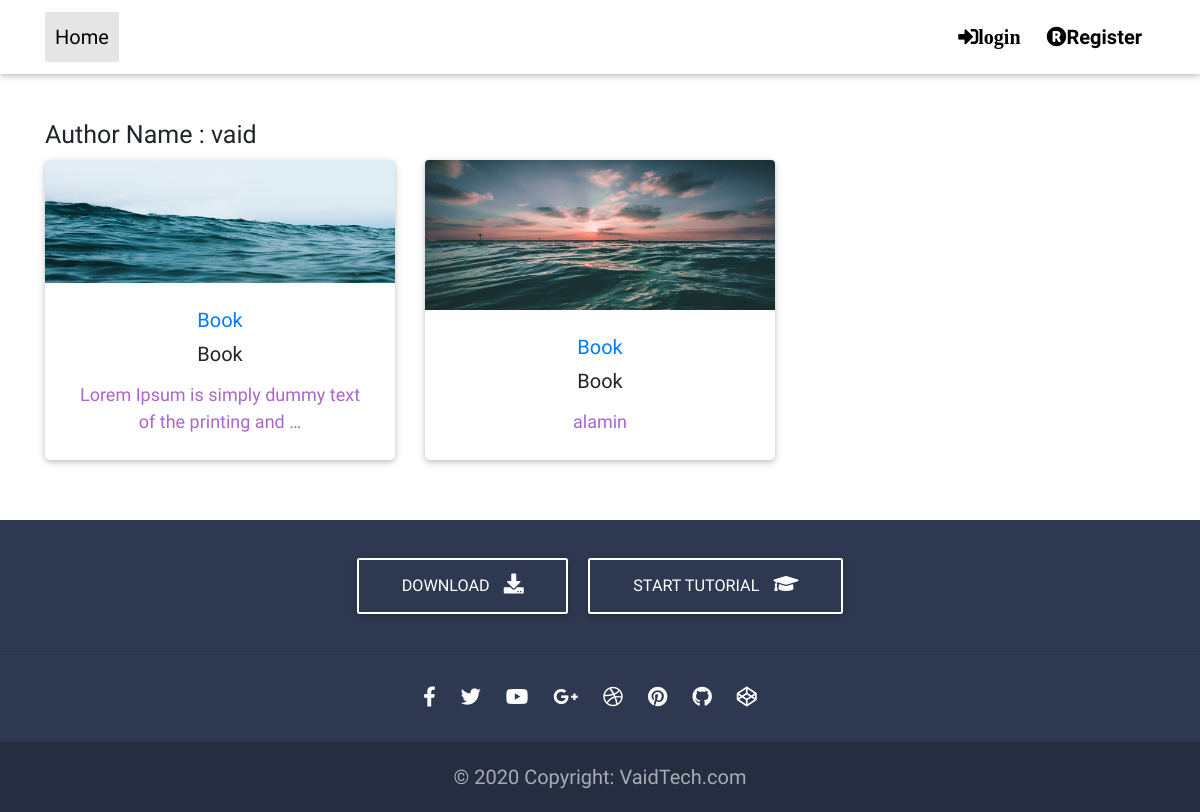
Page /author_post_page/vaid/ on the earlier database version.
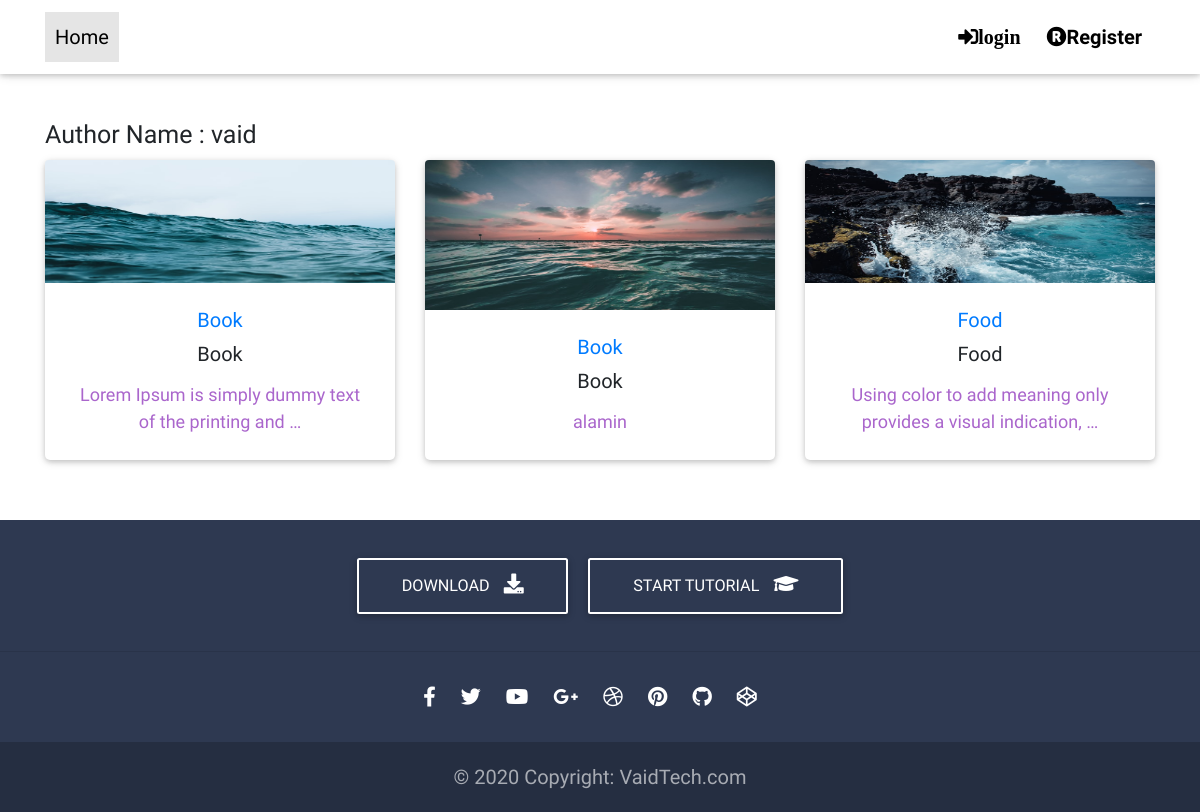
Same page on the later database version.
### Articleapp/models.py (models this page shows, shortened)
class Article(models.Model):
	author_id   = models.ForeignKey(Author, on_delete=models.CASCADE)
	title       = models.CharField(max_length=120)
	image       = models.ImageField()
	description = models.TextField()
	category_name = models.ForeignKey('Category', on_delete=models.CASCADE)

class Category(models.Model):
    category_name= models.CharField(max_length=120)
    def __str__(self):
    	return self.category_name

### Authorapp/views.py (the view)
# urls.py: path('author_post_page/<name>/', views.author_post_view, name="author_post"),
def author_post_view(request, name):
    author_post = get_object_or_404(User, username=name)
    auth = get_object_or_404(Author, name=author_post.id)
    author_article_post = Article.objects.filter(author_id=auth.id)
    context = {
            'auth':auth,
            'author_article_post':author_article_post,
        }
    return render(request, "accounts/author_post_page.html", context)

### templates/accounts/author_post_page.html (shortened to what this page needs)
{% extends 'base.html' %}
{% load static %}
{% block head %}
<link rel="stylesheet" type="text/css" href="{% static 'css/author_post_page.css' %}">
{% endblock %}
{% block content %}
<section>
   <main class="mt-5 pt-5">
     <div class="container">
      <h5>Author Name : {{ auth.name }}</h5>
      <div class="row padding">
        {% for author_post in author_article_post %}
       <div class="col-lg-4 col-md-6 mb-4">
            <div style="height:300px;" class="card">
              <div class="view overlay">
               <a href="{% url 'post_page' id=author_post.id %}"><img style="height: 150px;" src="{{ author_post.image.url }}" class="card-img-top"
                  alt=""></a>
              </div>
              <div class="card-body">
                <h5> <a href="{% url 'category_page' name=author_post.category_name%}">{{author_post.category_name }}</a> </h5>
                <h4 class="card-title">{{ author_post.title }}</h4>
                <p class="card-text">{{ author_post.description|truncatewords:10  }}</p>
              </div>
            </div>
          </div>
          {% endfor %}
          </div>
     </div>
    </main>
</section>
{% endblock %}

Differences in the rows shown:
added Article: image (picture), category_name "Food", title "Food", description "Using color to add meaning only provides a visual indication, …"
